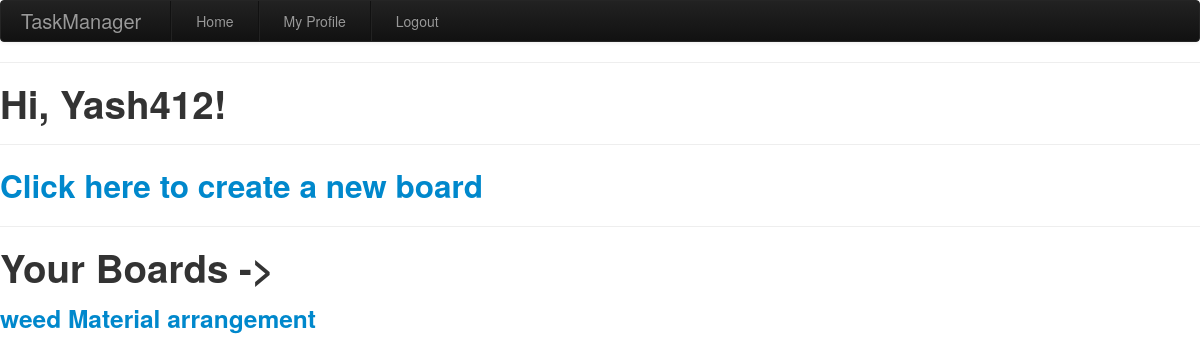
The page /index/ (signed in) on the database as committed earlier.
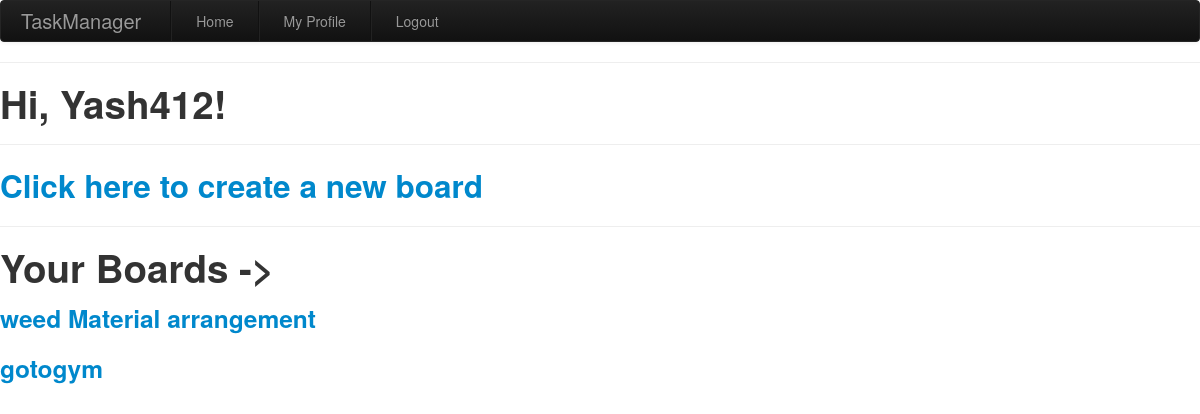
The same page on the database as committed later.
### app/models.py (models this page shows)
class Board(db.Model):
    id = db.Column(db.Integer, primary_key=True)
    name = db.Column(db.String(50), nullable=False)
    lists = db.relationship('List', backref='board', lazy='dynamic')
    users = db.relationship('User', secondary=user_boards, backref='boards')

### app/routes.py (the view)
@app.route('/')
@app.route('/index/')
@login_required
def index():
    return render_template('index.html', title='Home Page')

### app/models.py (called while the page is built)
@login.user_loader
def load_user(id):
    return User.query.get(int(id))

### app/routes.py (called while the page is built)
@app.before_request
def before_request():
    if current_user.is_authenticated:
        current_user.last_seen = datetime.utcnow()
        db.session.commit()

### app/templates/index.html
{% extends "base.html" %}
{% block content %}
  <h1>Hi, {{ current_user.username }}!</h1>
  <hr>
  <h2><a href="{{url_for('newboard')}}">Click here to create a new board</a></h2>
  <hr>
  <h1>Your Boards -></h1>
  {% for board in current_user.boards %}
  <p>
    <h3>
      <a href="{{ url_for('showboard',boardname = board.name) }}">{{board.name}}</a>
    </h3>
  </p>
  {% endfor %}
{% endblock %}

Rows that differ between the two databases and show on the page:
added Board: name "gotogym"
